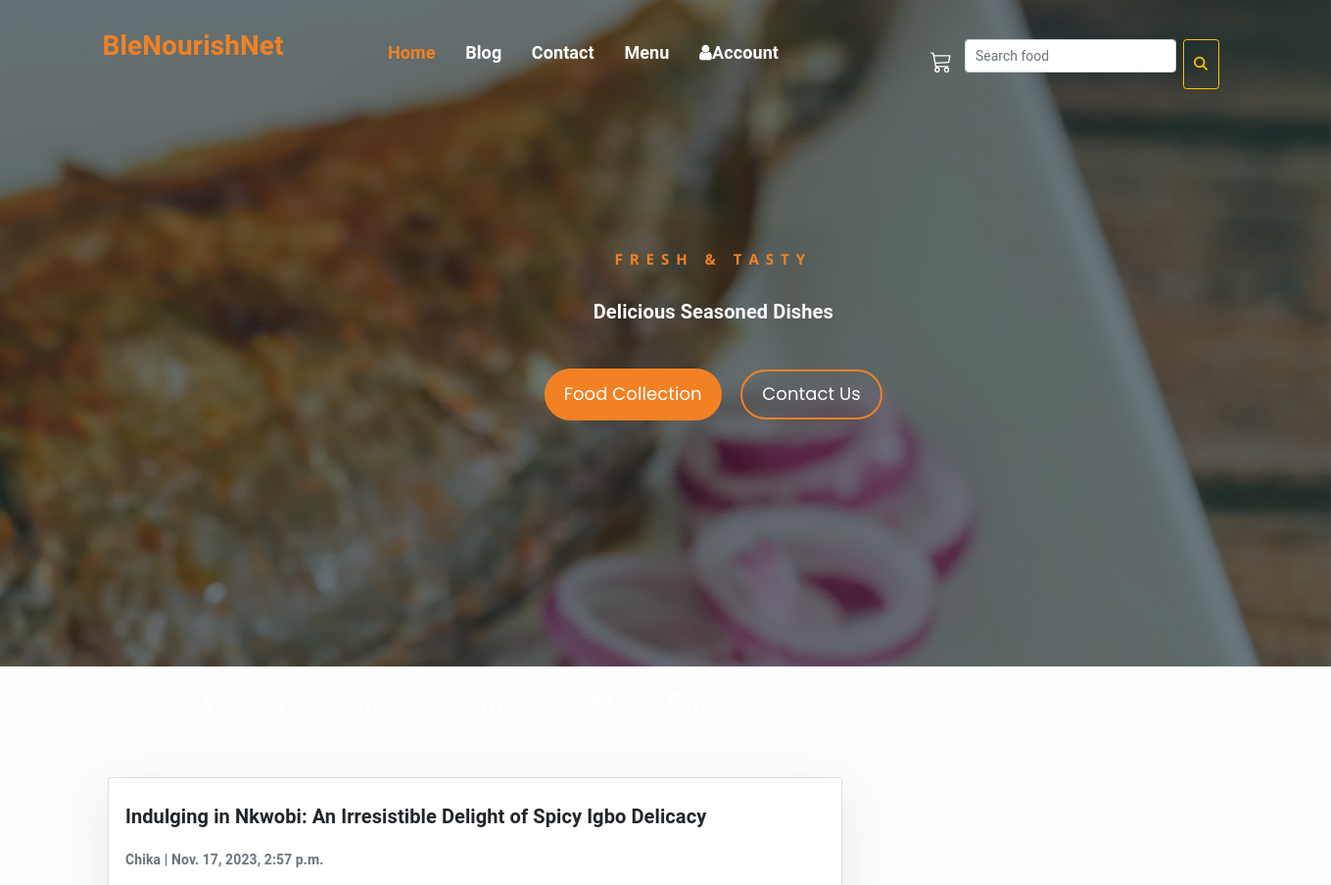
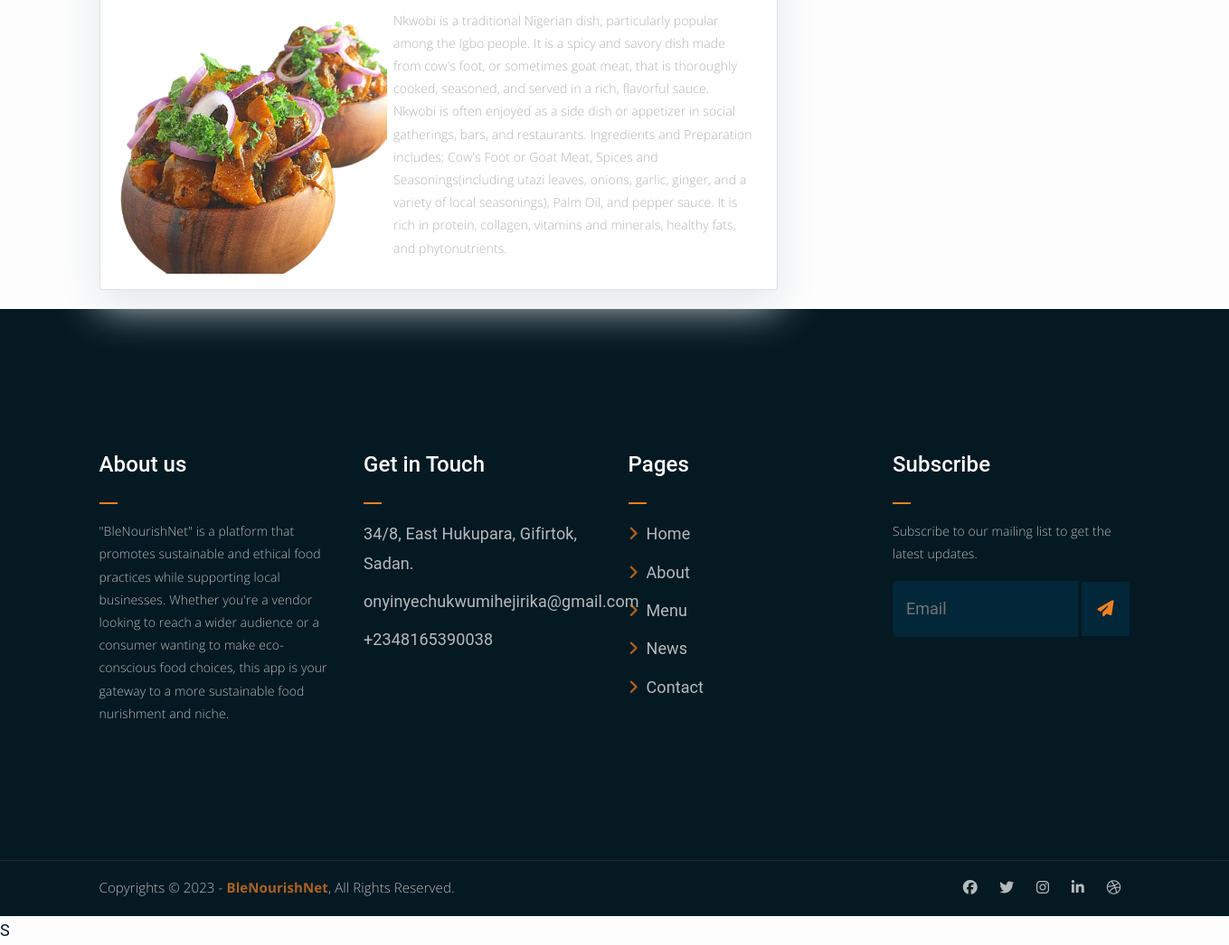
/blogApp/blogDetail/indulging-in-nkwobi-an-irresistible-delight-of-spicy-igbo-delicacy, run on the app's committed database (2 pictures, top to bottom).
### blogApp/models.py (models this page shows, shortened)
class Post(models.Model):
     title = models.CharField(max_length=300, verbose_name=None, unique=True)
     image = models.ImageField(upload_to='media/')
     slug = models.SlugField(max_length=300, unique=True)
     author = models.ForeignKey(User, on_delete=models.CASCADE)
     updated_on = models.DateTimeField(auto_now = True)
     content = models.TextField()
     created_on = models.DateTimeField(auto_now_add=True)
     status = models.IntegerField(choices=STATUS, default=0)
     class Meta:
          ordering = ['-created_on']

### blogApp/views.py (the view)
# urls.py: path('blogDetail/<slug:slug>', views.blogDetail.as_view(), name='blog_detail'),
class blogDetail(generic.DetailView):
    model = Post
    template_name = 'blog/blog_detail.html'
    context_object_name = 'blogDetail'

### ProjectApp/context_processors.py (called while the page is built)
def categories(request):
    return {
        'categories':Category.objects.all()
    }

### basket/basket.py (called while the page is built)
    def __len__(self):
        return sum(item['qty'] for item in self.basket.values())

### basket/context_processors.py (called while the page is built)
def basket(request):
    return {'basket': Basket(request)}

### templates/blog/blog_detail.html (shortened to what this page needs)
{% extends 'base.html' %}
{% load static %}
{% block content %}
<div class="hero-area hero">
	<div class="container">
		<div class="row">
			<div class="col-lg-9 offset-lg-2 text-center">
				<div class="hero-text">
					<div class="hero-text-tablecell">
						<p class="subtitle">Fresh & Tasty</p>
						<h2 class="text-light">Delicious Seasoned Dishes</h2>
						<div class="hero-btns">
							<a href="menu.html" class="boxed-btn">Food Collection</a>
							<a href="contact.html" class="bordered-btn">Contact Us</a>
						</div>
					</div>
				</div>
			</div>
		</div>
	</div>
</div>
<header class="masthead">
    <div class="container">
        <div class="row">
            <div class=" col-md-8 col-md-10 mx-auto">
                <div class="site-heading">
                    <h3 class=" site-heading my-4 mt-3 text-white"> Welcome to my awesome food Mode Chronicles </h3>
                    <p class="text-light">We Love food as much as you do..! &nbsp
                    </p>
                </div>
            </div>
        </div>
    </div>
</header>
<div class="container">
    <div class="row">
        <div class="col-md-8 mt-3 left">
            {% if blogDetail %}
                <div class="card mb-4">
                    <div class="card-body">
                         <h2 class="card-title">{{blogDetail.title}}</h2>
                         <p class="card-text text-muted h6">{{ blogDetail.author }} | {{ blogDetail.created_on}} </p>
                         <div class="d-flex">
                            <img src="{{blogDetail.image.url}}" width="300" alt="">
                            <p class="card-text p-2">{{blogDetail.content}}</p>
                         </div>
                    </div>
                </div>
            {% endif %}
        </div>
    </div>
</div>
{%endblock%}

### static/css/style.css (style rules this page uses)
body { font-family: "Open Sans", sans-serif; color: #0c0c0c; background-color: #ffffff; overflow-x: hidden; }
h1, h2 { font-family: 'Dancing Script', cursive; }
a, a:hover, a:focus { text-decoration: none; }

### static/css/responsive.css (style rules this page uses)
@media (min-width: 1200px) { .container { max-width: 1170px; } }

### static/assets/css/main.css (style rules this page uses)
html { font-size: 14px; font-weight: 400; line-height: 28px; height: 100%; }
body { font-family: "Open Sans", sans-serif; font-weight: 400; font-size: 1rem; letter-spacing: 0.1px; line-height: 1.8; color: #051922; overflow-x: hidden; }
body img { max-width: 100%; }
a { cursor: pointer; text-decoration: none; -webkit-transition: all 0.2s ease-in-out; -o-transition: all 0.2s ease-in-out; transition: all 0.2s ease-in-out; }
h1, .h1, h2, .h2, h3, .h3, h4, .h4, h5, .h5, h6, .h6 { font-family: "Poppins", sans-serif; font-weight: 700; margin: 0 0 1.25rem 0; color: #051922; }
h2, .h2 { font-size: 3rem; font-weight: 700; line-height: 3.25rem; }
h3, .h3 { font-size: 2rem; font-weight: 700; line-height: 2.25rem; }
h6, .h6 { font-size: 1rem; font-weight: 700; line-height: 1.5rem; }
p { font-family: "Open Sans", sans-serif; font-weight: 400; font-size: 1rem; letter-spacing: 0.1px; line-height: 1.8; color: #051922; margin: 0 0 1.25rem 0; }
p:last-child { margin: 0; }
a.boxed-btn { font-family: 'Poppins', sans-serif; display: inline-block; background-color: #F28123; color: #fff; padding: 10px 20px; }
a.bordered-btn { font-family: 'Poppins', sans-serif; display: inline-block; color: #fff; border: 2px solid #F28123; padding: 7px 20px; }
a.boxed-btn, a.bordered-btn, a.cart-btn { border-radius: 50px; }
a.boxed-btn { -webkit-transition: 0.3s; -o-transition: 0.3s; transition: 0.3s; }
a.bordered-btn { -webkit-transition: 0.3s; -o-transition: 0.3s; transition: 0.3s; }
.hero { background-image: url(../img/hero.jpg); background-size: cover; background-position: center; background-attachment: fixed; }
.hero-text { display: table; height: 100%; }
.hero-text-tablecell { display: table-cell; }
.hero-area { height: 85%; position: relative; z-index: 1; }
html, body { height: 100%; }
.hero-area:after { position: absolute; left: 0; top: 0; width: 100%; height: 100%; content: ""; background-color: #07212e; z-index: -1; opacity: 0.6; }
.hero-text p.subtitle { color: #F28123; font-weight: 700; text-transform: uppercase; letter-spacing: 7px; font-size: 15px; }
.hero-area div { height: 100%; }
.hero-area div.hero-text { height: 100%; width: 100%; }
.hero-area div.hero-text-tablecell { height: auto; vertical-align: middle; }
.hero-area div.hero-text-tablecell div { height: auto; vertical-align: middle; }
.hero-btns { margin-top: 35px; }
.hero-btns a.bordered-btn { margin-left: 15px; }

### static/form/css/style.css (style rules this page uses)
body { font-family: "Roboto", sans-serif; background-color: #fff; }
p { color: #b3b3b3; font-weight: 300; }
h1, h2, h3, h4, h5, h6, .h1, .h2, .h3, .h4, .h5, .h6 { font-family: "Roboto", sans-serif; }
a { -webkit-transition: .3s all ease; -o-transition: .3s all ease; transition: .3s all ease; }
h2 { font-size: 20px; }

### templates/blog/blog_detail.html (style rules this page uses)
body { font-family: "Roboto", sans-serif; font-size: 18px; background-color: #fdfdfd; }
.card { box-shadow: 0 16px 48px #E3E7EB; }

### data on the page
Post: title "Indulging in Nkwobi: An Irresistible Delight of Spicy Igbo Delicacy", author "Chika", created_on "Nov. 17, 2023, 2:57 p.m.", image (picture), content "Nkwobi is a traditional Nigerian dish, particularly popular among the Igbo people. It is a spicy and savory dish made from cow's foot, or sometimes goat meat, that is thoroughly cooked, seasoned, and served in a rich, flavorful sauce. Nkwobi is often enjoyed as a side dish or appetizer in social gatherings, bars, and restaurants. Ingredients and Preparation includes; Cow's Foot or Goat Meat, Spices and Seasonings(including utazi leaves, onions, garlic, ginger, and a variety of local seasonings), Palm Oil, and pepper sauce. It is rich in protein, collagen, vitamins and minerals, healthy fats, and phytonutrients."
